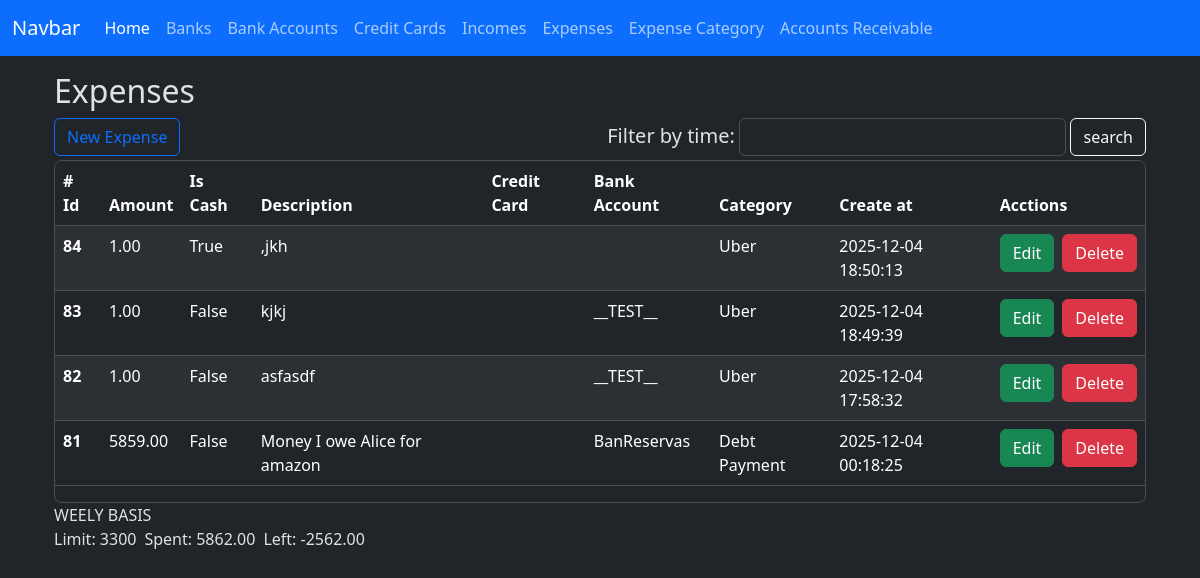
The app's page /expenses/index, older data.
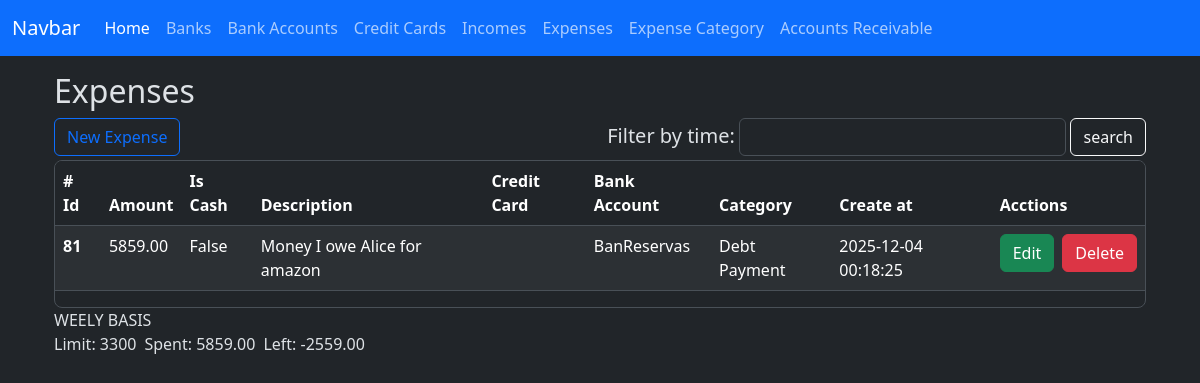
The same page, newer data.
### app/models/expense.py (models this page shows, shortened)
class Expense(db.Model):
    __tablename__ = 'expenses'
    id = db.Column(db.Integer, primary_key=True)
    amount = db.Column(db.Numeric(10,2), nullable=False)
    is_cash = db.Column(db.Boolean, nullable=False, default=True)
    credit_card_id = db.Column(db.Integer, db.ForeignKey('credit_cards.id'))
    bank_account_id = db.Column(db.Integer, db.ForeignKey('bank_accounts.id'))
    expense_category_id = db.Column(db.Integer, db.ForeignKey('expense_categories.id'))
    description = db.Column(db.String(150), nullable=False)
    created_at = db.Column(db.DateTime(timezone=True), server_default=func.now())
    updated_at = db.Column(db.DateTime(timezone=True), onupdate=func.now())
    credit_card = relationship('CreditCard', back_populates='expenses')
    bank_account = relationship('BankAccount', back_populates='expenses')
    expense_category = relationship('ExpenseCategory', back_populates='expenses')

### app/models/expense_category.py (models this page shows)
class ExpenseCategory(db.Model):
    __tablename__ = 'expense_categories'
    id = db.Column(db.Integer, primary_key=True)
    name = db.Column(db.String(100), nullable=False)
    created_at = db.Column(db.DateTime(timezone=True), server_default=func.now())
    updated_at = db.Column(db.DateTime(timezone=True), onupdate=func.now())
    expenses = relationship('Expense', back_populates='expense_category')

### app/models/bank_account.py (models this page shows)
class BankAccount(db.Model):
    __tablename__ = 'bank_accounts'
    id = db.Column(db.Integer, primary_key=True)
    nick_name = db.Column(db.String(120))
    amount_available = db.Column(db.Numeric(10, 2), nullable=False)
    is_active = db.Column(db.Boolean, default=True)
    account_number = db.Column(db.Integer, nullable=True)
    bank_id = db.Column(db.Integer, db.ForeignKey('banks.id'))
    created_at = db.Column(db.DateTime(timezone=True), server_default=func.now())
    updated_at = db.Column(db.DateTime(timezone=True), onupdate=func.now())
    bank = relationship('Bank', back_populates='bank_accounts')
    expenses = relationship('Expense', back_populates='bank_account')
    incomes = relationship('Income', back_populates='bank_account')
    loans = relationship('Loan', back_populates='bank_account')

### app/routes/expense_routes.py (the view)
@expense_bp.route('/index', methods=['GET'])
def index():
    credit_cards = credit_card.CreditCard.query.all()
    expense_categories = expense_category.ExpenseCategory.query.all()
    bank_accounts = bank_account.BankAccount.query.all()
    expenses = expense_controller.filter_weekly_basis_expenses_info()
    weekly = expense_controller.money_limit_spent_left_for_expenses(expenses)
    context = {
        'credit_cards': credit_cards,
        'expense_categories': expense_categories,
        'bank_accounts': bank_accounts,
        'expenses':expenses,
        'weekly': weekly,
    }
    return render_template('expenses/index.html', **context)

### app/controllers/expense_controller.py (called while the page is built)
def filter_weekly_basis_expenses_info():
    start_date, end_date = get_current_week_range()
    end_date += timedelta(days=1)
    expenses = (
        Expense.query
        .filter(Expense.created_at >= start_date)
        .filter(Expense.created_at <= end_date)
        .order_by(Expense.created_at.desc())
        .all()
    )
    data = []
    for e in expenses:
        data.append(e)
    return data

def get_current_week_range():
    today = datetime.today()
    start_of_week = today - timedelta(days=today.weekday())
    end_of_week = start_of_week + timedelta(days=6)
    return start_of_week.date(), end_of_week.date()

def money_limit_spent_left_for_expenses(expenses):
    spent = Decimal()
    for e in expenses:
        spent += e.amount
    limit = Decimal(3300) #Right now the limit will be hard coded I need to add a new column to expense_category model so I can know the exact amount
    left = Decimal(limit - spent)
    weekly = {
        'limit': limit,
        'spent': spent,
        'left': left,
    }
    return weekly

### app/templates/expenses/index.html (shortened to what this page needs)
{% extends 'layout.html' %}
{% block content %}
    <h2>Expenses</h2>
    <div class="d-flex gap-1 align-items-end">
        <div class="me-auto">
            <button type="button" class="btn btn-outline-primary" data-bs-toggle="modal" data-bs-target="#create-expense"
            id="btn-create-expense-id">New Expense</button>
        </div>
        <div class="d-flex gap-1 align-items-end w-75 justify-content-end">
            <div>
                <h5>Filter by time: </h5>
            </div>
            <div style="width: 40%;">
                <input type="text" id="start-date-id" class="form-control w-100">
            </div>
            <div>
                <button type="button" class="btn btn-outline-light" id="btn-search-by-timeframe-id">search</button>
            </div>
        </div>
    </div>
    <div class="table-responsive overflow-y-auto border rounded-3 mt-1" style="max-height: 457px;">
        <table class="table table-striped table-hover" id="expenses-table">
            <thead class="sticky-top">
                <tr>
                    <th scope="col"># Id</th>
                    <th scope="col">Amount</th>
                    <th scope="col">Is Cash</th>
                    <th scope="col">Description</th>
                    <th scope="col">Credit Card</th>
                    <th scope="col">Bank Account</th>
                    <th scope="col">Category</th>
                    <th scope="col">Create at</th>
                    <th scope="col">Acctions</th>
                </tr>
            </thead>
            <tbody id="expenses-table-body">
                {% for expense in expenses %}
                <tr>
                    <th scope="row">{{ expense.id }}</th>
                    <td>{{ expense.amount }}</td>
                    <td><a id="filter-by-cash" class="filter_link" data-is-cash-value="{{ expense.is_cash }}">{{ expense.is_cash  }}</a></td>
                    <td> {{ expense.description }} </td>
                    <td>{{ expense.credit_card.nick_name }}</td>
                    <td>{{ expense.bank_account.nick_name }}</td>
                    <td>{{ expense.expense_category.name }}</td>
                    <td>{{ expense.created_at }}</td>
                    <td>
                        <div class="d-flex gap-2">
                            <button
                                type="button"
                                class="btn btn-success"
                                data-bs-toggle="modal"
                                data-bs-target="#edit-expense"
                                data-expense-id="{{ expense.id }}"
                                data-amount-id="{{ expense.amount }}"
                                data-is-cash="{{ expense.is_cash }}"
                                data-select-expense-category-id="{{ expense.expense_category_id }}"
                                data-select-credit-card-id="{{ expense.credit_card_id }}"
                                data-select-bank-account-id="{{ expense.bank_account_id }}"
                                data-description="{{ expense.description }}"
                            >Edit
                            </button>
                            <a href="{{ url_for('expense.delete', id=expense.id) }}" class="btn btn-danger">Delete</a>
                        </div>
                    </td>
                </tr>
                {% endfor %}
            </tbody>
        </table>
    </div>
    <section>
        <div class="d-flex flex-column">
            <div>
                <label for="" id="weekly-title">WEELY BASIS </label>
            </div>
            <div class="d-flex gap-2">
                <div>
                    <label for="" id="weekly-limit">Limit: {{ weekly.limit }}</label>
                </div>
                <div>
                    <label for="" id="weekly-spent">Spent: {{ weekly.spent }}</label>
                </div>
                <div>
                    <label for="" id="weekly-left">Left: {{ weekly.left }}</label>
                </div>
            </div>
        </div>
    </section>
    <link rel="stylesheet" href="https://cdn.jsdelivr.net/npm/flatpickr/dist/flatpickr.min.css">
{% endblock %}

### app/templates/layout.html (shortened to what this page needs)
<!doctype html>
<html lang="en" data-bs-theme="dark">
  <head>
    <link href="https://cdn.jsdelivr.net/npm/bootstrap@5.3.8/dist/css/bootstrap.min.css" rel="stylesheet">
    <link rel="stylesheet" href="../static/style.css">
</head>
  <body>
    <nav class="navbar navbar-expand-lg bg-primary fixed-top mx-2 mx-auto">
        <div class="container-fluid">
            <a class="navbar-brand" href="#">Navbar</a>
            <div class="collapse navbar-collapse" id="navbarNav">
                <ul class="navbar-nav">
                    <li class="nav-item">
                        <a class="nav-link active" aria-current="page" href="{{ url_for('home.index' ) }}">Home</a>
                    </li>
                    <li class="nav-item">
                        <a class="nav-link" href="{{ url_for('bank.index' ) }}">Banks</a>
                    </li>
                    <li class="nav-item">
                        <a class="nav-link" href="{{ url_for('bank_account.index' ) }}">Bank Accounts</a>
                    </li>
                    <li class="nav-item">
                        <a class="nav-link" href="{{ url_for('credit_card.index' ) }}">Credit Cards</a>
                    </li>
                    <li class="nav-item">
                        <a class="nav-link" href="{{ url_for('income.index' ) }}">Incomes</a>
                    </li>
                    <li class="nav-item">
                        <a class="nav-link" href="{{ url_for('expense.index' ) }}">Expenses</a>
                    </li>
                    <li class="nav-item">
                        <a class="nav-link" href="{{ url_for('expense_category.index' ) }}">Expense Category</a>
                    </li>
                    <li class="nav-item">
                        <a class="nav-link" href="{{ url_for('accounts_receivable.index' ) }}">Accounts Receivable</a>
                    </li>
                </ul>
            </div>
        </div>
    </nav>
    <main class="container mt-5 p-4">
    {% block content %}
    {% endblock %}
    </main>
  </body>
</html>

### app/static/style.css (style rules this page uses)
.filter_link { text-decoration: none; color: inherit; }

Row changes from the older to the newer data that the page shows:
removed Expense: id "84", amount "1.00", is_cash "True", description ",jkh", expense_category.name "Uber", created_at "2025-12-04 18:50:13"
removed Expense: id "83", amount "1.00", is_cash "False", description "kjkj", bank_account.nick_name "__TEST__", expense_category.name "Uber", created_at "2025-12-04 18:49:39"
removed Expense: id "82", amount "1.00", is_cash "False", description "asfasdf", bank_account.nick_name "__TEST__", expense_category.name "Uber", created_at "2025-12-04 17:58:32"
Text that changed along with them:
{{ weekly.spent }}: "5862.00" → "5859.00"
{{ weekly.left }}: "-2562.00" → "-2559.00"
